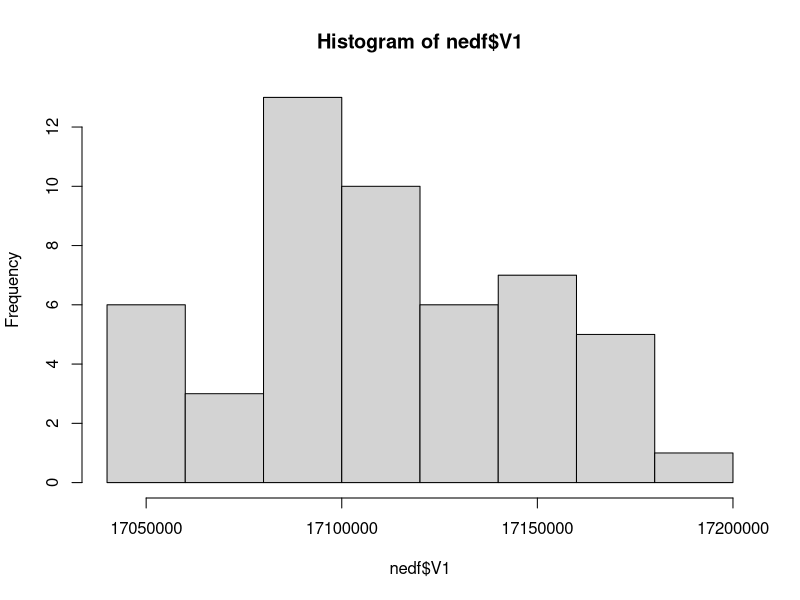
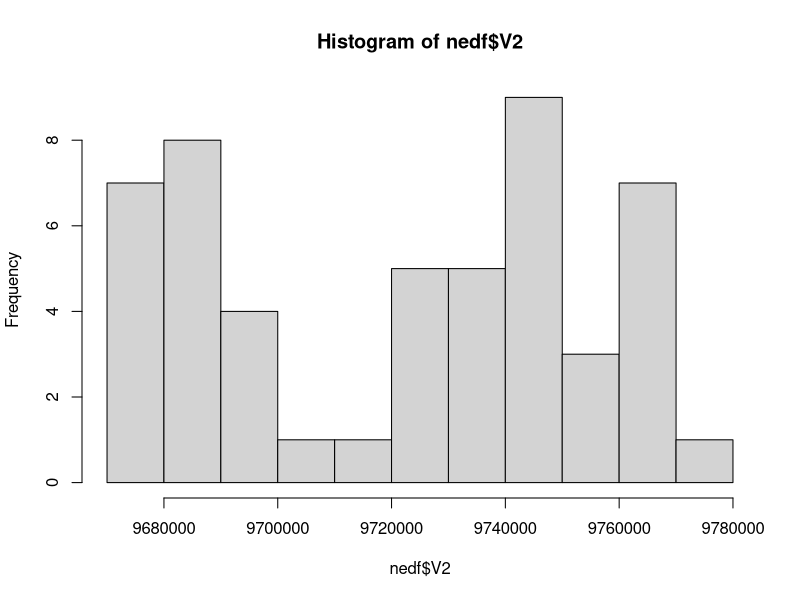
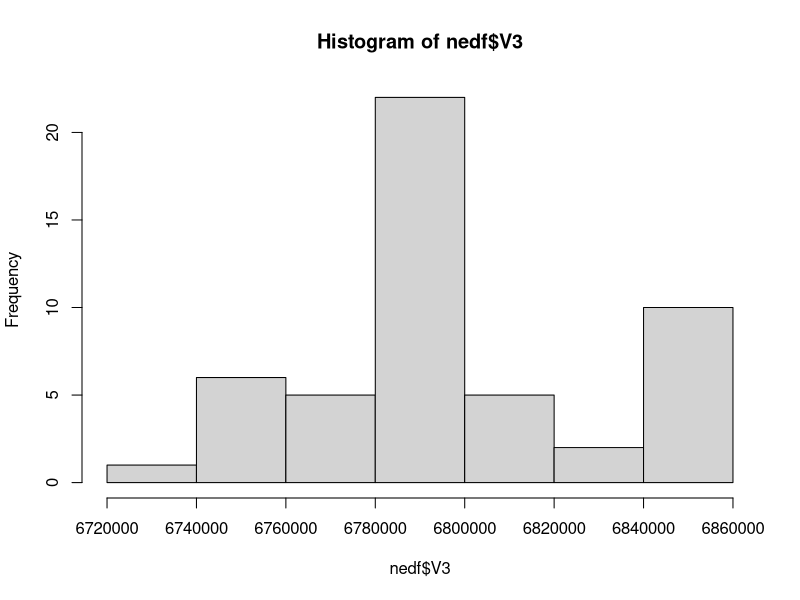
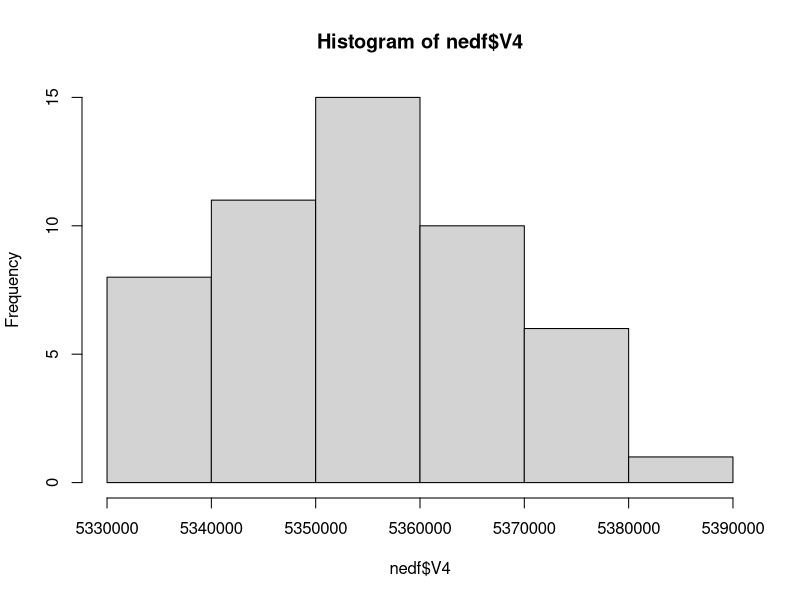
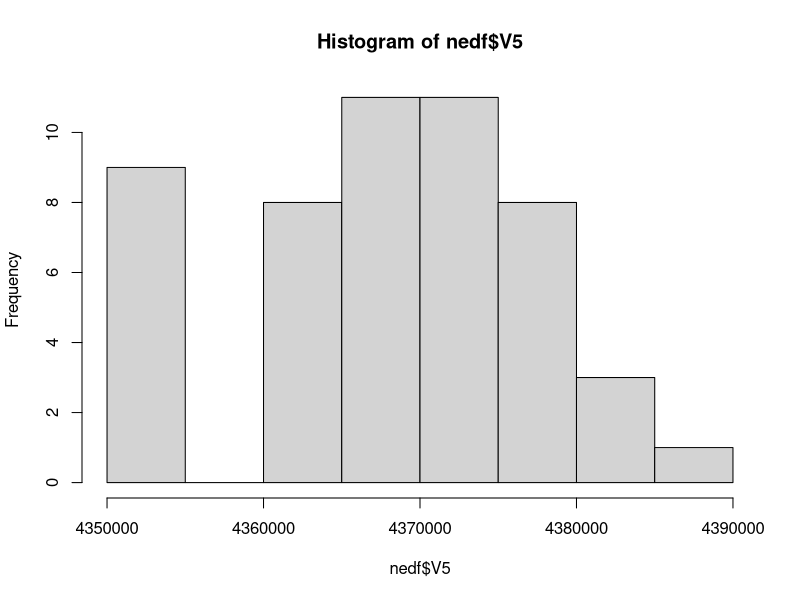
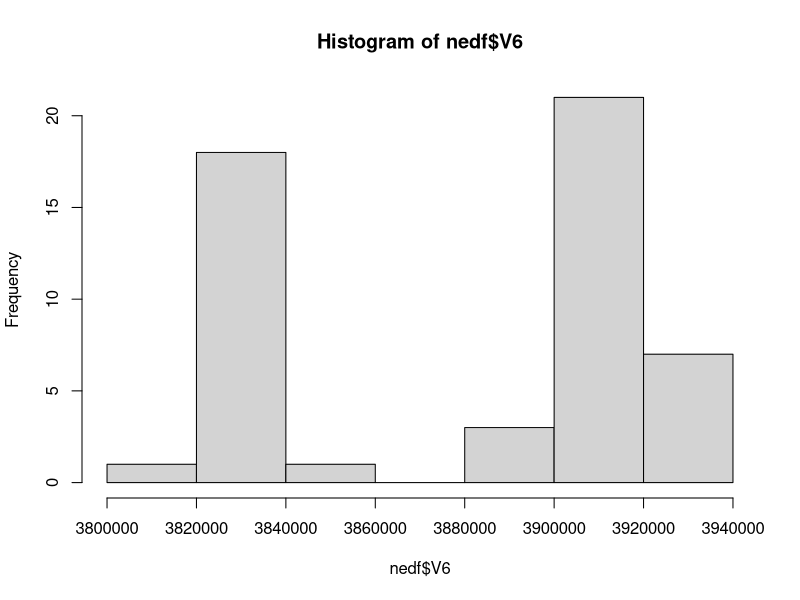
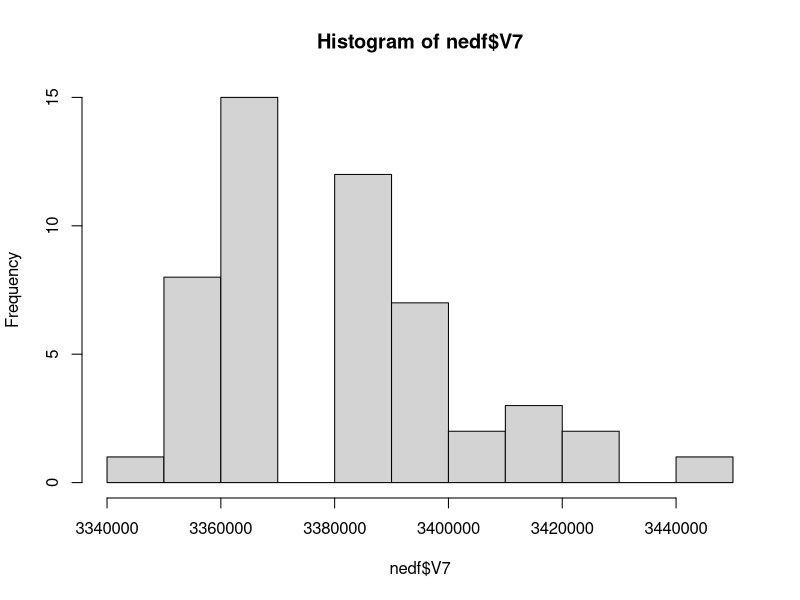
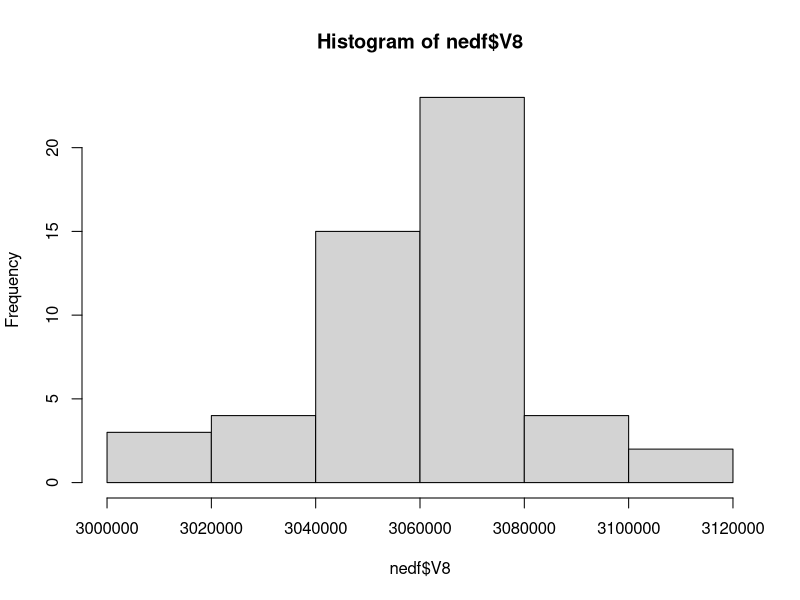

The R source for these figures, in order:
## ---- chunk 1
my_data<-read.delim("Wafer1_23C.csv", sep=",", header = F, skip = 1)

#head(my_data)
nedf<-my_data[,c(1:8)]
head(nedf)

(M <- mean(nedf$V1))
sd(nedf$V1)

# plot(nedf$V1 ,type="h")
# plot(nedf$V2 ,type="h")
# plot(nedf$V3 ,type="h")
# plot(nedf$V4 ,type="h")

hist(nedf$V1)
hist(nedf$V2)
hist(nedf$V3)
hist(nedf$V4)
hist(nedf$V5)
hist(nedf$V6)
hist(nedf$V7)
hist(nedf$V8)

